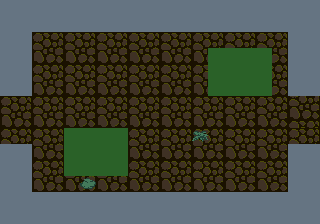

The image is a tile-based game level rendered from a .tmx file. Its description and source (layers, tilesets, objects; grid data summarised) follow:
An orthogonal 40x28 tile map with 8x8 px tiles, 3 tile layers (gfx, walls, spikes) and 4 objects (3x Item, Enemy).

<map version="1.10" tiledversion="1.10.2" orientation="orthogonal" renderorder="right-down" width="40" height="28" tilewidth="8" tileheight="8" infinite="0" nextlayerid="5" nextobjectid="8">
 <tileset firstgid="1" source="forest-temple.tsx" />
 <layer id="1" name="gfx" width="40" height="28">
  <data>[1120 cells, 1120 non-empty, 72 distinct tile ids]</data>
 </layer>
 <layer id="2" name="walls" width="40" height="28">
  <data>[1120 cells, 432 non-empty, 1 distinct tile ids]</data>
 </layer>
 <layer id="3" name="spikes" width="40" height="28">
  <data>[1120 cells, 96 non-empty, 1 distinct tile ids]</data>
 </layer>
 <objectgroup id="4" name="objs">
  <object id="2" name="Goblin" type="Enemy" x="200" y="168">
   <point />
  </object>
  <object id="4" name="Key" type="Item" x="240" y="40">
   <point />
  </object>
  <object id="6" name="HeartItem" type="Item" x="160.228" y="116.801">
   <point />
  </object>
  <object id="7" name="Sword" type="Item" x="104" y="180">
   <point />
  </object>
 </objectgroup>
</map>
